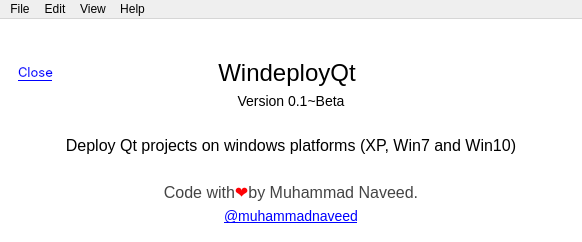
<?xml version="1.0" encoding="UTF-8"?>
<ui version="4.0">
 <class>MainWindow</class>
 <widget class="QMainWindow" name="MainWindow">
  <property name="geometry">
   <rect>
    <x>0</x>
    <y>0</y>
    <width>582</width>
    <height>242</height>
   </rect>
  </property>
  <property name="windowTitle">
   <string>WindeployQt</string>
  </property>
  <property name="windowIcon">
   <iconset resource="icons.qrc">
    <normaloff>:/ico/start-here.svg</normaloff>:/ico/start-here.svg</iconset>
  </property>
  <widget class="QWidget" name="centralwidget">
   <property name="styleSheet">
    <string notr="true">background-color: rgb(255, 255, 255);</string>
   </property>
   <layout class="QVBoxLayout" name="verticalLayout">
    <item>
     <widget class="QStackedWidget" name="stackedWidget">
      <property name="currentIndex">
       <number>3</number>
      </property>
      <widget class="QWidget" name="Splash">
       <property name="styleSheet">
        <string notr="true">background-color: rgb(255, 255, 255);
color: rgb(68, 68, 68);</string>
       </property>
       <layout class="QVBoxLayout" name="verticalLayout_2">
        <item>
         <widget class="QLabel" name="heading">
          <property name="font">
           <font>
            <family>Inter</family>
            <pointsize>24</pointsize>
           </font>
          </property>
          <property name="text">
           <string>WindeployQt</string>
          </property>
          <property name="alignment">
           <set>Qt::AlignCenter</set>
          </property>
         </widget>
        </item>
        <item>
         <widget class="QLabel" name="infoText">
          <property name="font">
           <font>
            <family>Inter Semi Bold</family>
            <pointsize>12</pointsize>
           </font>
          </property>
          <property name="styleSheet">
           <string notr="true"/>
          </property>
          <property name="text">
           <string>WindeployQt a front end for windeployQt console application ship with Qt installation.</string>
          </property>
          <property name="alignment">
           <set>Qt::AlignCenter</set>
          </property>
          <property name="wordWrap">
           <bool>true</bool>
          </property>
         </widget>
        </item>
        <item>
         <layout class="QHBoxLayout" name="horizontalLayout">
          <item>
           <spacer name="horizontalSpacer">
            <property name="orientation">
             <enum>Qt::Horizontal</enum>
            </property>
            <property name="sizeHint" stdset="0">
             <size>
              <width>40</width>
              <height>20</height>
             </size>
            </property>
           </spacer>
          </item>
          <item>
           <widget class="QPushButton" name="continueBtn">
            <property name="font">
             <font>
              <family>Inter Semi Bold</family>
              <pointsize>-1</pointsize>
             </font>
            </property>
            <property name="cursor">
             <cursorShape>PointingHandCursor</cursorShape>
            </property>
            <property name="styleSheet">
             <string notr="true">QPushButton
{
width: 94px;
height: 32px;
border: 1px solid &quot;#d6d6d6&quot;;
border-radius: 4px;
background: &quot;#d6d6d6&quot;;
color: &quot;#444&quot;;
font-size: 16px;
font-family: &quot;Inter Semi Bold&quot;;
}

QPushButton:hover
{
width: 94px;
height: 32px;
border: 1px solid &quot;#444&quot;;
border-radius: 4px;
background: &quot;#444&quot;;
color: &quot;#fff&quot;;
font-size: 16px;
font-family: &quot;Inter Semi Bold&quot;;
}

</string>
            </property>
            <property name="text">
             <string>Continue</string>
            </property>
           </widget>
          </item>
          <item>
           <spacer name="horizontalSpacer_2">
            <property name="orientation">
             <enum>Qt::Horizontal</enum>
            </property>
            <property name="sizeHint" stdset="0">
             <size>
              <width>40</width>
              <height>20</height>
             </size>
            </property>
           </spacer>
          </item>
         </layout>
        </item>
       </layout>
      </widget>
      <widget class="QWidget" name="Settings">
       <layout class="QVBoxLayout" name="verticalLayout_3">
        <item>
         <widget class="QLabel" name="secondHeading">
          <property name="styleSheet">
           <string notr="true">color: &quot;#444&quot;;
font-family: &quot;Inter Semi Bold&quot;;
font-size: 24px;</string>
          </property>
          <property name="text">
           <string>First thing to do</string>
          </property>
         </widget>
        </item>
        <item>
         <widget class="QLabel" name="headingInfo">
          <property name="styleSheet">
           <string notr="true">color: &quot;#444&quot;;
font-family: &quot;Inter Semi Bold&quot;;
font-size: 14px;</string>
          </property>
          <property name="text">
           <string>Browse the WindeployQt console app location</string>
          </property>
         </widget>
        </item>
        <item>
         <layout class="QHBoxLayout" name="horizontalLayout_2">
          <item>
           <widget class="QLineEdit" name="windeploySource">
            <property name="styleSheet">
             <string notr="true">height: 32px;
border: 1px solid &quot;#eee&quot;;
border-radius: 4px;
background: &quot;#eee&quot;;
padding-left: 5px;
padding-right: 5px;
color: &quot;#444&quot;</string>
            </property>
           </widget>
          </item>
          <item>
           <widget class="QPushButton" name="browseBtn">
            <property name="cursor">
             <cursorShape>PointingHandCursor</cursorShape>
            </property>
            <property name="styleSheet">
             <string notr="true">QPushButton
{
width: 94px;
height: 32px;
border: 1px solid &quot;#d6d6d6&quot;;
border-radius: 4px;
background: &quot;#d6d6d6&quot;;
color: &quot;#444&quot;;
font-size: 16px;
font-family: &quot;Inter Semi Bold&quot;;
}

QPushButton:hover
{
width: 94px;
height: 32px;
border: 1px solid &quot;#444&quot;;
border-radius: 4px;
background: &quot;#444&quot;;
color: &quot;#fff&quot;;
font-size: 16px;
font-family: &quot;Inter Semi Bold&quot;;
}

</string>
            </property>
            <property name="text">
             <string>Browse</string>
            </property>
           </widget>
          </item>
         </layout>
        </item>
        <item>
         <widget class="QLabel" name="attensionText">
          <property name="styleSheet">
           <string notr="true">color: &quot;#444&quot;;
font-family: &quot;Inter Semi Bold&quot;;
font-size: 12px;</string>
          </property>
          <property name="text">
           <string>*You can also change these settings in future.</string>
          </property>
         </widget>
        </item>
        <item>
         <layout class="QHBoxLayout" name="horizontalLayout_3">
          <item>
           <spacer name="horizontalSpacer_3">
            <property name="orientation">
             <enum>Qt::Horizontal</enum>
            </property>
            <property name="sizeHint" stdset="0">
             <size>
              <width>40</width>
              <height>20</height>
             </size>
            </property>
           </spacer>
          </item>
          <item>
           <widget class="QPushButton" name="continueBtn2">
            <property name="cursor">
             <cursorShape>PointingHandCursor</cursorShape>
            </property>
            <property name="styleSheet">
             <string notr="true">QPushButton
{
width: 94px;
height: 32px;
border: 1px solid &quot;#d6d6d6&quot;;
border-radius: 4px;
background: &quot;#d6d6d6&quot;;
color: &quot;#444&quot;;
font-size: 16px;
font-family: &quot;Inter Semi Bold&quot;;
}

QPushButton:hover
{
width: 94px;
height: 32px;
border: 1px solid &quot;#444&quot;;
border-radius: 4px;
background: &quot;#444&quot;;
color: &quot;#fff&quot;;
font-size: 16px;
font-family: &quot;Inter Semi Bold&quot;;
}

</string>
            </property>
            <property name="text">
             <string>Continue</string>
            </property>
           </widget>
          </item>
          <item>
           <spacer name="horizontalSpacer_4">
            <property name="orientation">
             <enum>Qt::Horizontal</enum>
            </property>
            <property name="sizeHint" stdset="0">
             <size>
              <width>40</width>
              <height>20</height>
             </size>
            </property>
           </spacer>
          </item>
         </layout>
        </item>
       </layout>
      </widget>
      <widget class="QWidget" name="Home">
       <layout class="QVBoxLayout" name="verticalLayout_4">
        <item>
         <widget class="QLabel" name="homeHeading">
          <property name="styleSheet">
           <string notr="true">color: &quot;#444&quot;;
font-family: &quot;Inter Semi Bold&quot;;
font-size: 24px;</string>
          </property>
          <property name="text">
           <string>WindeployQt</string>
          </property>
         </widget>
        </item>
        <item>
         <layout class="QHBoxLayout" name="horizontalLayout_4">
          <item>
           <widget class="QLineEdit" name="projectSource">
            <property name="styleSheet">
             <string notr="true">height: 32px;
border: 1px solid &quot;#eee&quot;;
border-radius: 4px;
background: &quot;#eee&quot;;
padding-left: 5px;
padding-right: 5px;
color: &quot;#444&quot;</string>
            </property>
           </widget>
          </item>
          <item>
           <widget class="QPushButton" name="projectBrowseBtn">
            <property name="cursor">
             <cursorShape>PointingHandCursor</cursorShape>
            </property>
            <property name="styleSheet">
             <string notr="true">QPushButton
{
width: 94px;
height: 32px;
border: 1px solid &quot;#d6d6d6&quot;;
border-radius: 4px;
background: &quot;#d6d6d6&quot;;
color: &quot;#444&quot;;
font-size: 16px;
font-family: &quot;Inter Semi Bold&quot;;
}

QPushButton:hover
{
width: 94px;
height: 32px;
border: 1px solid &quot;#444&quot;;
border-radius: 4px;
background: &quot;#444&quot;;
color: &quot;#fff&quot;;
font-size: 16px;
font-family: &quot;Inter Semi Bold&quot;;
}

</string>
            </property>
            <property name="text">
             <string>Browse</string>
            </property>
           </widget>
          </item>
         </layout>
        </item>
        <item>
         <layout class="QHBoxLayout" name="horizontalLayout_5">
          <item>
           <widget class="QRadioButton" name="qmlDebug">
            <property name="styleSheet">
             <string notr="true">color: &quot;#444&quot;;
font-family: &quot;Inter Semi Bold&quot;;
font-size: 12px;</string>
            </property>
            <property name="text">
             <string>Qml Debug</string>
            </property>
           </widget>
          </item>
          <item>
           <widget class="QRadioButton" name="qmlRelease">
            <property name="styleSheet">
             <string notr="true">color: &quot;#444&quot;;
font-family: &quot;Inter Semi Bold&quot;;
font-size: 12px;</string>
            </property>
            <property name="text">
             <string>Qml Release</string>
            </property>
           </widget>
          </item>
          <item>
           <spacer name="horizontalSpacer_5">
            <property name="orientation">
             <enum>Qt::Horizontal</enum>
            </property>
            <property name="sizeHint" stdset="0">
             <size>
              <width>40</width>
              <height>20</height>
             </size>
            </property>
           </spacer>
          </item>
         </layout>
        </item>
        <item>
         <spacer name="verticalSpacer">
          <property name="orientation">
           <enum>Qt::Vertical</enum>
          </property>
          <property name="sizeHint" stdset="0">
           <size>
            <width>20</width>
            <height>40</height>
           </size>
          </property>
         </spacer>
        </item>
        <item>
         <layout class="QHBoxLayout" name="horizontalLayout_6">
          <item>
           <widget class="QPushButton" name="generateBtn">
            <property name="cursor">
             <cursorShape>PointingHandCursor</cursorShape>
            </property>
            <property name="styleSheet">
             <string notr="true">QPushButton
{
width: 94px;
height: 32px;
border: 1px solid &quot;#d6d6d6&quot;;
border-radius: 4px;
background: &quot;#d6d6d6&quot;;
color: &quot;#444&quot;;
font-size: 16px;
font-family: &quot;Inter Semi Bold&quot;;
}

QPushButton:hover
{
width: 94px;
height: 32px;
border: 1px solid &quot;#444&quot;;
border-radius: 4px;
background: &quot;#444&quot;;
color: &quot;#fff&quot;;
font-size: 16px;
font-family: &quot;Inter Semi Bold&quot;;
}

</string>
            </property>
            <property name="text">
             <string>Generate</string>
            </property>
           </widget>
          </item>
          <item>
           <widget class="QPushButton" name="generateQmlBtn">
            <property name="cursor">
             <cursorShape>PointingHandCursor</cursorShape>
            </property>
            <property name="styleSheet">
             <string notr="true">QPushButton
{
width: 110px;
height: 32px;
border: 1px solid &quot;#d6d6d6&quot;;
border-radius: 4px;
background: &quot;#d6d6d6&quot;;
color: &quot;#444&quot;;
font-size: 16px;
font-family: &quot;Inter Semi Bold&quot;;
}

QPushButton:hover
{
width: 110px;
height: 32px;
border: 1px solid &quot;#444&quot;;
border-radius: 4px;
background: &quot;#444&quot;;
color: &quot;#fff&quot;;
font-size: 16px;
font-family: &quot;Inter Semi Bold&quot;;
}

</string>
            </property>
            <property name="text">
             <string>Generate Qml</string>
            </property>
           </widget>
          </item>
          <item>
           <spacer name="horizontalSpacer_7">
            <property name="orientation">
             <enum>Qt::Horizontal</enum>
            </property>
            <property name="sizeHint" stdset="0">
             <size>
              <width>40</width>
              <height>20</height>
             </size>
            </property>
           </spacer>
          </item>
         </layout>
        </item>
        <item>
         <spacer name="verticalSpacer_2">
          <property name="orientation">
           <enum>Qt::Vertical</enum>
          </property>
          <property name="sizeHint" stdset="0">
           <size>
            <width>20</width>
            <height>40</height>
           </size>
          </property>
         </spacer>
        </item>
        <item>
         <widget class="QLabel" name="errorString">
          <property name="styleSheet">
           <string notr="true">font-family: &quot;Inter Semi Bold&quot;;
font-size: 14px;</string>
          </property>
          <property name="text">
           <string/>
          </property>
         </widget>
        </item>
       </layout>
      </widget>
      <widget class="QWidget" name="aboutApp">
       <layout class="QVBoxLayout" name="verticalLayout_5">
        <item>
         <spacer name="verticalSpacer_5">
          <property name="orientation">
           <enum>Qt::Vertical</enum>
          </property>
          <property name="sizeHint" stdset="0">
           <size>
            <width>20</width>
            <height>40</height>
           </size>
          </property>
         </spacer>
        </item>
        <item>
         <layout class="QHBoxLayout" name="horizontalLayout_7">
          <property name="topMargin">
           <number>0</number>
          </property>
          <item>
           <widget class="QLabel" name="label_6">
            <property name="font">
             <font>
              <family>Inter Semi Bold</family>
              <pointsize>10</pointsize>
             </font>
            </property>
            <property name="cursor">
             <cursorShape>PointingHandCursor</cursorShape>
            </property>
            <property name="text">
             <string>&lt;html&gt;&lt;head/&gt;&lt;body&gt;&lt;p&gt;&lt;a href=&quot;close&quot;&gt;&lt;span style=&quot; text-decoration: underline; color:#0000ff;&quot;&gt;Close&lt;/span&gt;&lt;/a&gt;&lt;/p&gt;&lt;/body&gt;&lt;/html&gt;</string>
            </property>
           </widget>
          </item>
          <item>
           <spacer name="horizontalSpacer_8">
            <property name="orientation">
             <enum>Qt::Horizontal</enum>
            </property>
            <property name="sizeHint" stdset="0">
             <size>
              <width>40</width>
              <height>20</height>
             </size>
            </property>
           </spacer>
          </item>
          <item>
           <widget class="QLabel" name="label">
            <property name="styleSheet">
             <string notr="true">color: &quot;#444&quot;;
font-size: 24px;
font-family: &quot;Inter Semi Bold&quot;;</string>
            </property>
            <property name="text">
             <string>&lt;html&gt;&lt;head/&gt;&lt;body&gt;&lt;p&gt;&lt;span style=&quot; font-size:18pt;&quot;&gt;WindeployQt&lt;/span&gt;&lt;/p&gt;&lt;/body&gt;&lt;/html&gt;</string>
            </property>
            <property name="alignment">
             <set>Qt::AlignCenter</set>
            </property>
           </widget>
          </item>
          <item>
           <spacer name="horizontalSpacer_9">
            <property name="orientation">
             <enum>Qt::Horizontal</enum>
            </property>
            <property name="sizeType">
             <enum>QSizePolicy::Minimum</enum>
            </property>
            <property name="sizeHint" stdset="0">
             <size>
              <width>50</width>
              <height>20</height>
             </size>
            </property>
           </spacer>
          </item>
          <item>
           <spacer name="horizontalSpacer_6">
            <property name="orientation">
             <enum>Qt::Horizontal</enum>
            </property>
            <property name="sizeHint" stdset="0">
             <size>
              <width>40</width>
              <height>20</height>
             </size>
            </property>
           </spacer>
          </item>
         </layout>
        </item>
        <item>
         <widget class="QLabel" name="label_2">
          <property name="styleSheet">
           <string notr="true">color: &quot;#bbb&quot;;
font-size: 14px;
font-family: &quot;Inter Semi Bold&quot;;</string>
          </property>
          <property name="text">
           <string>Version 0.1~Beta</string>
          </property>
          <property name="alignment">
           <set>Qt::AlignCenter</set>
          </property>
         </widget>
        </item>
        <item>
         <spacer name="verticalSpacer_4">
          <property name="orientation">
           <enum>Qt::Vertical</enum>
          </property>
          <property name="sizeHint" stdset="0">
           <size>
            <width>20</width>
            <height>40</height>
           </size>
          </property>
         </spacer>
        </item>
        <item>
         <widget class="QLabel" name="label_3">
          <property name="styleSheet">
           <string notr="true">color: &quot;#444&quot;;
font-size: 16px;
font-family: &quot;Inter Semi Bold&quot;;</string>
          </property>
          <property name="text">
           <string>Deploy Qt projects on windows platforms (XP, Win7 and Win10)</string>
          </property>
          <property name="alignment">
           <set>Qt::AlignCenter</set>
          </property>
          <property name="wordWrap">
           <bool>true</bool>
          </property>
         </widget>
        </item>
        <item>
         <spacer name="verticalSpacer_3">
          <property name="orientation">
           <enum>Qt::Vertical</enum>
          </property>
          <property name="sizeHint" stdset="0">
           <size>
            <width>20</width>
            <height>40</height>
           </size>
          </property>
         </spacer>
        </item>
        <item>
         <widget class="QLabel" name="label_4">
          <property name="styleSheet">
           <string notr="true">color: &quot;#444&quot;;
font-size: 16px;
font-family: &quot;Inter Semi Bold&quot;;</string>
          </property>
          <property name="text">
           <string>&lt;html&gt;&lt;head/&gt;&lt;body&gt;&lt;p&gt;&lt;span style=&quot; font-size:12pt; color:#444444;&quot;&gt;Code with&lt;/span&gt;&lt;span style=&quot; font-size:12pt;&quot;/&gt;&lt;span style=&quot; font-size:12pt; color:#ff0105;&quot;&gt;❤️&lt;/span&gt;&lt;span style=&quot; font-size:12pt;&quot;/&gt;&lt;span style=&quot; font-size:12pt; color:#444444;&quot;&gt;by Muhammad Naveed.&lt;/span&gt;&lt;/p&gt;&lt;/body&gt;&lt;/html&gt;</string>
          </property>
          <property name="alignment">
           <set>Qt::AlignCenter</set>
          </property>
         </widget>
        </item>
        <item>
         <widget class="QLabel" name="label_5">
          <property name="styleSheet">
           <string notr="true">color: &quot;#444&quot;;
font-size: 14px;
font-family: &quot;Inter Semi Bold&quot;;</string>
          </property>
          <property name="text">
           <string>&lt;html&gt;&lt;head/&gt;&lt;body&gt;&lt;p&gt;&lt;a href=&quot;https://github.com/muhammadnaveedcis/windeployqt&quot;&gt;&lt;span style=&quot; text-decoration: underline; color:#0000ff;&quot;&gt;@muhammadnaveed&lt;/span&gt;&lt;/a&gt;&lt;/p&gt;&lt;/body&gt;&lt;/html&gt;</string>
          </property>
          <property name="alignment">
           <set>Qt::AlignCenter</set>
          </property>
          <property name="openExternalLinks">
           <bool>true</bool>
          </property>
         </widget>
        </item>
       </layout>
      </widget>
     </widget>
    </item>
   </layout>
  </widget>
  <widget class="QMenuBar" name="menubar">
   <property name="geometry">
    <rect>
     <x>0</x>
     <y>0</y>
     <width>582</width>
     <height>21</height>
    </rect>
   </property>
   <widget class="QMenu" name="menuFile">
    <property name="title">
     <string>File</string>
    </property>
    <addaction name="actionBrowse"/>
    <addaction name="actionQuit"/>
   </widget>
   <widget class="QMenu" name="menuEdit">
    <property name="title">
     <string>Edit</string>
    </property>
    <addaction name="actionSettings"/>
    <addaction name="actionReset"/>
   </widget>
   <widget class="QMenu" name="menuView">
    <property name="title">
     <string>View</string>
    </property>
    <addaction name="actionMinimize"/>
   </widget>
   <widget class="QMenu" name="menuHelp">
    <property name="title">
     <string>Help</string>
    </property>
    <addaction name="actionAbout_app"/>
    <addaction name="actionAbout_Qt"/>
   </widget>
   <addaction name="menuFile"/>
   <addaction name="menuEdit"/>
   <addaction name="menuView"/>
   <addaction name="menuHelp"/>
  </widget>
  <action name="actionBrowse">
   <property name="text">
    <string>Browse</string>
   </property>
  </action>
  <action name="actionQuit">
   <property name="text">
    <string>Quit</string>
   </property>
  </action>
  <action name="actionSettings">
   <property name="text">
    <string>Settings</string>
   </property>
  </action>
  <action name="actionReset">
   <property name="text">
    <string>Reset</string>
   </property>
  </action>
  <action name="actionMinimize">
   <property name="text">
    <string>Minimize</string>
   </property>
  </action>
  <action name="actionAbout_app">
   <property name="text">
    <string>About App</string>
   </property>
  </action>
  <action name="actionAbout_Qt">
   <property name="text">
    <string>About Qt</string>
   </property>
  </action>
 </widget>
 <resources>
  <include location="icons.qrc"/>
 </resources>
 <connections/>
</ui>
